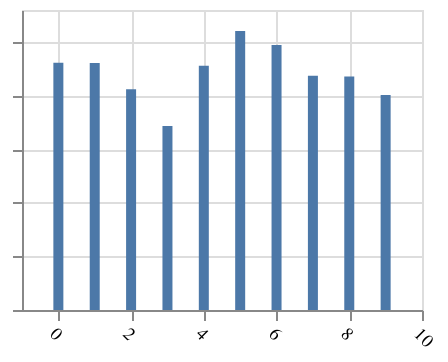

Source (notebook cell):
### Code cell
hist_data = pd.DataFrame({
    'Decil': list(decil_var.index),
    'Target': list(decil_var.values)
})


# Create the bar plot using Altair
hist_chart = alt.Chart(hist_data).mark_bar().encode(
    x=alt.X('Decil', title='', sort=None, axis=alt.Axis(labels=True, labelOverlap=True, labelFontSize=9)),
    y=alt.Y('Target', title='', axis=alt.Axis(labels=False))
).properties(
    width=200,
    height=150
).configure_axis(
    labelAngle=45
).configure_title(
    fontSize=10
).interactive(False)  # Disable interactive features

# Set embed options to disable actions
alt.renderers.set_embed_options(actions=False)

# Save the chart as an HTML file
save(hist_chart, 'chart.html')
hist_chart

### Figure 1 — Vega-Lite specification as saved in the notebook (floating-point values rounded to 4 significant figures)
{"config": {"view": {"continuousWidth": 300, "continuousHeight": 300}, "axis": {"labelAngle": 45}, "title": {"fontSize": 10}}, "data": {"name": "data-d3bb48cf9328894d651273521d41ecf4"}, "mark": {"type": "bar"}, "encoding": {"x": {"axis": {"labelFontSize": 9, "labelOverlap": true, "labels": true}, "field": "Decil", "sort": null, "title": "", "type": "quantitative"}, "y": {"axis": {"labels": false}, "field": "Target", "title": "", "type": "quantitative"}}, "height": 150, "params": [{"name": "param_5", "select": {"type": "interval", "encodings": ["x", "y"]}, "bind": "scales"}], "width": 200, "$schema": "https://vega.github.io/schema/vega-lite/v5.20.1.json", "datasets": {"data-d3bb48cf9328894d651273521d41ecf4": [{"Decil": 0, "Target": 0.2307}, {"Decil": 1, "Target": 0.2306}, {"Decil": 2, "Target": 0.206}, {"Decil": 3, "Target": 0.1717}, {"Decil": 4, "Target": 0.228}, {"Decil": 5, "Target": 0.2603}, {"Decil": 6, "Target": 0.2473}, {"Decil": 7, "Target": 0.2187}, {"Decil": 8, "Target": 0.218}, {"Decil": 9, "Target": 0.2007}]}}
